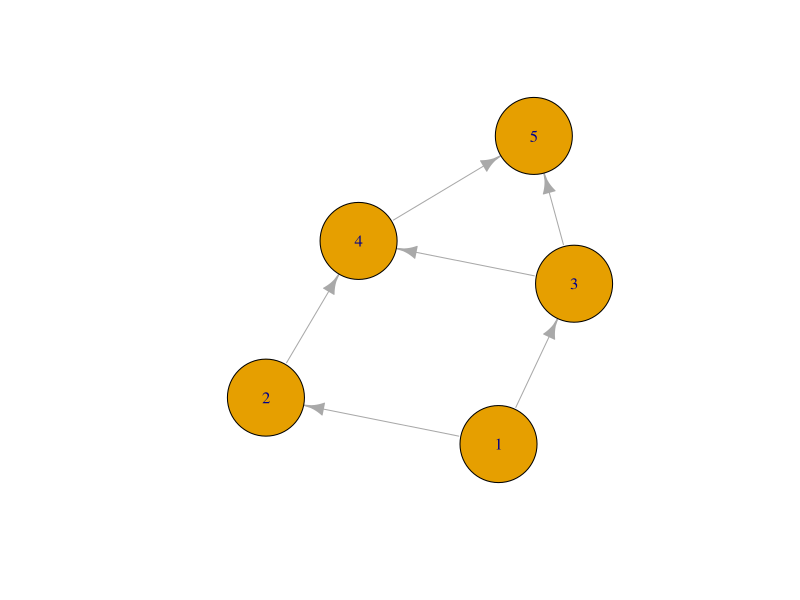

Generate this figure with R:
library(igraph)

activities <- c("1-2", "1-3", "2-4", "3-4", "4-5", "3-5")
duration_a <- c(2, 9, 5, 2, 6, 8)
duration_m <- c(5, 12, 14, 5, 6, 17)
duration_b <- c(14, 15, 17, 8, 12, 20)

expected_time <- (duration_a + 4 * duration_m + duration_b) / 6
variance <- ((duration_b - duration_a) / 6)^2
computations <- data.frame(Activities = activities, Expected_Time = expected_time,Variance = variance)

print("Tabulated Computations for Expected Time and Variance:")
print(computations)

activities <- c("1", "2", "3", "4", "5")
edges <- matrix(c(1, 2, 1, 3, 2, 4, 3, 4, 4, 5,3,5),ncol = 2, byrow = TRUE)

edge_durations<-expected_time
g <- graph_from_edgelist(edges, directed = TRUE)

plot(g, layout = layout_nicely(g), vertex.label = activities, vertex.size = 50)
possible_paths <- all_simple_paths(g, from = 1, to = 5)

calculate_path_value <- function(path) {
    total_duration <- 0
    for (i in 1:(length(path) - 1)) {
        edge <- c(path[i], path[i + 1])
        total_duration <- total_duration + edge_durations[which(edges[,1] == edge[1] &edges[,2] == edge[2])]
    }
    return(total_duration)
}

path_values <- sapply(possible_paths, calculate_path_value)

paths_and_values <- data.frame(Path = sapply(possible_paths, function(path)
paste(activities[path], collapse = " -> ")), Value = path_values)

print(paths_and_values)


critical_path_index <- which.max(path_values)
critical_path <- possible_paths[[critical_path_index]]
critical_path_value <- path_values[critical_path_index]
critical_path_readable <- paste(activities[critical_path], collapse = " -> ")

print(paste("Critical Path:", critical_path_readable))
print(paste("Critical Path Value (Duration):", critical_path_value))